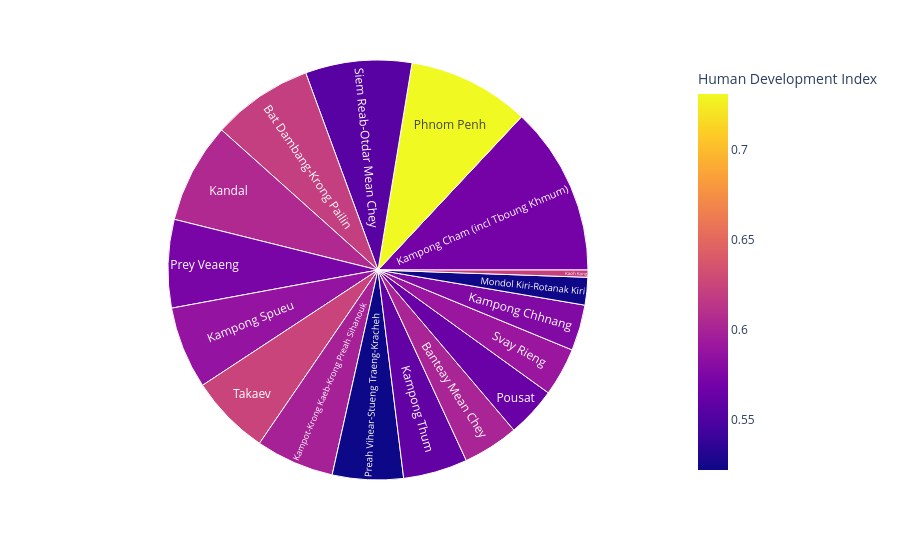

Notebook code for this chart:
### Code cell
# Creating a sunburst plot using Plotly Express
px.sunburst(
    df1[df1['year'] == FOCUS_YEAR],
    color=INDICATOR1,                # Data for coloring
    values=INDICATOR5,                # Data for size of sunburst segments
    path=[ADM3],             # Path for hierarchical display
    hover_name=ADM3,                # Municipality for hover tooltip
    hover_data=[INDICATOR5],        # Additional data for hover tooltip
    labels=dict(data_dict)           # Custom labels from data_dict
)

### Figure 1 — Plotly figure (JSON) as saved in the notebook; plotly's stock layout.template omitted (floating-point values rounded to 4 significant figures)
{"data": [{"branchvalues": "total", "customdata": [[1547.0, 0.731], [635.1, 0.564], [1022.0, 0.624], [1351.0, 0.555], [817.1, 0.56], [899.8, 0.522], [350.7, 0.523], [996.0, 0.599], [1283.0, 0.621], [91.33, 0.622], [1046.0, 0.587], [707.8, 0.601], [614.6, 0.591], [1277.0, 0.605], [2147.0, 0.57], [1120.0, 0.573], [583.1, 0.577]], "domain": {"x": [0.0, 1.0], "y": [0.0, 1.0]}, "hovertemplate": "<b>%{hovertext}</b><br><br>labels=%{label}<br>Population=%{customdata[0]}<br>parent=%{parent}<br>id=%{id}<br>Human Development Index=%{color}<extra></extra>", "hovertext": ["Phnom Penh", "Pousat", "Takaev", "Siem Reab-Otdar Mean Chey", "Kampong Thum", "Preah Vihear-Stueng Traeng-Kracheh", "Mondol Kiri-Rotanak Kiri", "Kampot-Krong Kaeb-Krong Preah Sihanouk", "Bat Dambang-Krong Pailin", "Kaoh Kong", "Kampong Spueu", "Banteay Mean Chey", "Svay Rieng", "Kandal", "Kampong Cham (incl Tboung Khmum)", "Prey Veaeng", "Kampong Chhnang"], "ids": ["Phnom Penh", "Pousat", "Takaev", "Siem Reab-Otdar Mean Chey", "Kampong Thum", "Preah Vihear-Stueng Traeng-Kracheh", "Mondol Kiri-Rotanak Kiri", "Kampot-Krong Kaeb-Krong Preah Sihanouk", "Bat Dambang-Krong Pailin", "Kaoh Kong", "Kampong Spueu", "Banteay Mean Chey", "Svay Rieng", "Kandal", "Kampong Cham (incl Tboung Khmum)", "Prey Veaeng", "Kampong Chhnang"], "labels": ["Phnom Penh", "Pousat", "Takaev", "Siem Reab-Otdar Mean Chey", "Kampong Thum", "Preah Vihear-Stueng Traeng-Kracheh", "Mondol Kiri-Rotanak Kiri", "Kampot-Krong Kaeb-Krong Preah Sihanouk", "Bat Dambang-Krong Pailin", "Kaoh Kong", "Kampong Spueu", "Banteay Mean Chey", "Svay Rieng", "Kandal", "Kampong Cham (incl Tboung Khmum)", "Prey Veaeng", "Kampong Chhnang"], "marker": {"coloraxis": "coloraxis", "colors": [0.731, 0.564, 0.624, 0.555, 0.56, 0.522, 0.523, 0.599, 0.621, 0.622, 0.587, 0.601, 0.591, 0.605, 0.57, 0.573, 0.577]}, "name": "", "parents": ["", "", "", "", "", "", "", "", "", "", "", "", "", "", "", "", ""], "type": "sunburst", "values": [1547.0, 635.1, 1022.0, 1351.0, 817.1, 899.8, 350.7, 996.0, 1283.0, 91.33, 1046.0, 707.8, 614.6, 1277.0, 2147.0, 1120.0, 583.1]}], "layout": {"coloraxis": {"colorbar": {"title": {"text": "Human Development Index"}}, "colorscale": [[0.0, "#0d0887"], [0.1111, "#46039f"], [0.2222, "#7201a8"], [0.3333, "#9c179e"], [0.4444, "#bd3786"], [0.5556, "#d8576b"], [0.6667, "#ed7953"], [0.7778, "#fb9f3a"], [0.8889, "#fdca26"], [1.0, "#f0f921"]]}, "legend": {"tracegroupgap": 0}, "margin": {"t": 60}}}
